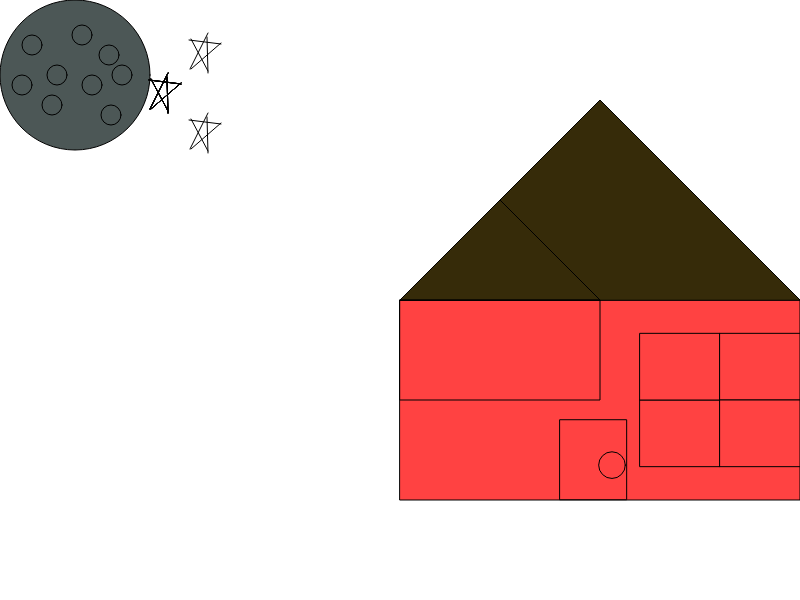
Frame 1 (no input)
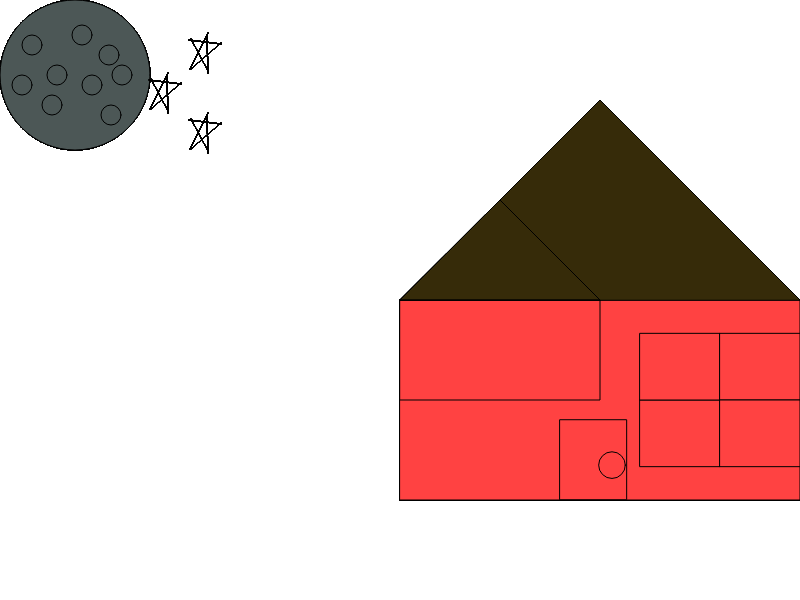
Frame 60 (no input)
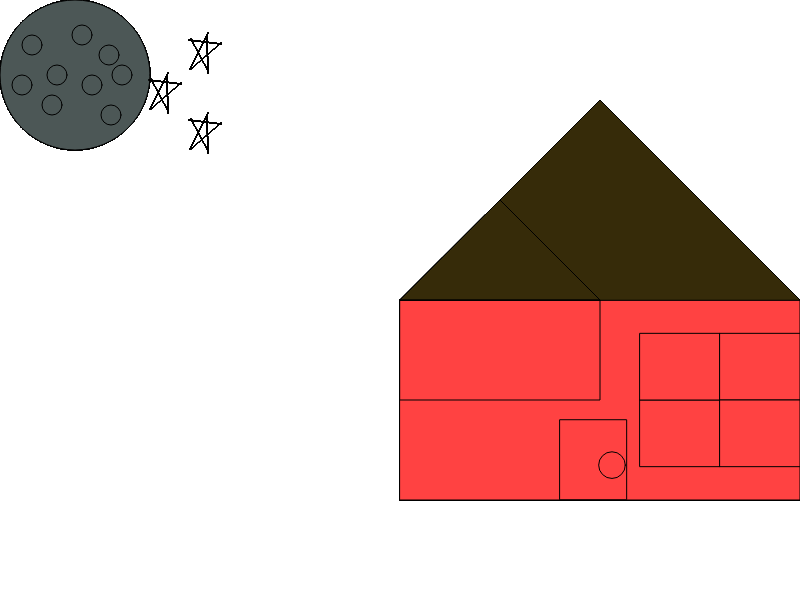
Frame 120 (the mouse pressed at the canvas centre since frame 60)

The p5.js sketch that drew these frames (run headless with seeded random() and noise() and a simulated clock; from frame 60 on, the mouse is pressed at the canvas centre):

// p5.js sketch
// ── sketch.js
function setup() {
  // put setup code here
  createCanvas(800, 600);
}

function draw() {
  // put drawing code here
  //Canvas Setup
  //Canvas Setup
//House
var houseWidth = 400;
fill(255, 66, 66);
rect(width/2, height/2, houseWidth,houseWidth/2);
rect(houseWidth*1.6, houseWidth, houseWidth/5,houseWidth/6);
rect(houseWidth*1.6, houseWidth/1.2, houseWidth/5,houseWidth/6);
rect(houseWidth*1.8, houseWidth/1.2, houseWidth/5,houseWidth/6);
rect(houseWidth*1.8, houseWidth, houseWidth/5,houseWidth/6);
//door
rect(houseWidth*1.4,houseWidth/0.953,houseWidth/6,houseWidth/5);
//door knob
ellipse(houseWidth*1.53,houseWidth/0.86,houseWidth/15,houseWidth/15);
//Roof
noFill();
fill(54, 43, 9);
triangle(width/2, height/2, houseWidth/2 + width/2,height/2 - houseWidth/2, width/2 + houseWidth, height/2);
//Smaller House
noFill();
var smallhouseWidth = 200;
rect(width/2, height/2, smallhouseWidth,smallhouseWidth/2);
//Smaller Roof
triangle(width/2, height/2, smallhouseWidth/2 + width/2,height/2 - smallhouseWidth/2, width/2 + smallhouseWidth, height/2);
//moon
fill(76, 87, 86);
ellipse(75,75,150);
ellipse(22,85,20);
ellipse(32,45,20);
ellipse(52,105,20);
ellipse(92,85,20);
ellipse(82,35,20);
ellipse(109,55,20);
ellipse(122,75,20);
ellipse(57,75,20);
ellipse(111,115,20);
//star
line(149, 80, 181, 84);
line(151, 79, 168, 111);
line(168, 113, 167, 77);
line(168, 73, 150, 109);
line(151, 109, 181, 83);

line(169+20, 100+20, 201+20, 104+20);
line(171+20, 99+20, 188+20, 131+20);
line(188+20, 133+20, 187+20, 97+20);
line(188+20, 93+20, 170+20, 129+20);
line(171+20, 129+20, 201+20, 103+20);

line(149+40, 80-40, 181+40, 84-40);
line(151+40, 79-40, 168+40, 111-40);
line(168+40, 113-40, 167+40, 77-40);
line(168+40, 73-40, 150+40, 109-40);
line(151+40, 109-40, 181+40, 83-40);

line(149, 80, 181, 84);
line(151, 79, 168, 111);
line(168, 113, 167, 77);
line(168, 73, 150, 109);
line(151, 109, 181, 83);

line(149, 80, 181, 84);
line(151, 79, 168, 111);
line(168, 113, 167, 77);
line(168, 73, 150, 109);
line(151, 109, 181, 83);

line(149, 80, 181, 84);
line(151, 79, 168, 111);
line(168, 113, 167, 77);
line(168, 73, 150, 109);
line(151, 109, 181, 83);

line(149, 80, 181, 84);
line(151, 79, 168, 111);
line(168, 113, 167, 77);
line(168, 73, 150, 109);
line(151, 109, 181, 83);

line(149, 80, 181, 84);
line(151, 79, 168, 111);
line(168, 113, 167, 77);
line(168, 73, 150, 109);
line(151, 109, 181, 83);

line(149, 80, 181, 84);
line(151, 79, 168, 111);
line(168, 113, 167, 77);
line(168, 73, 150, 109);
line(151, 109, 181, 83);
}
